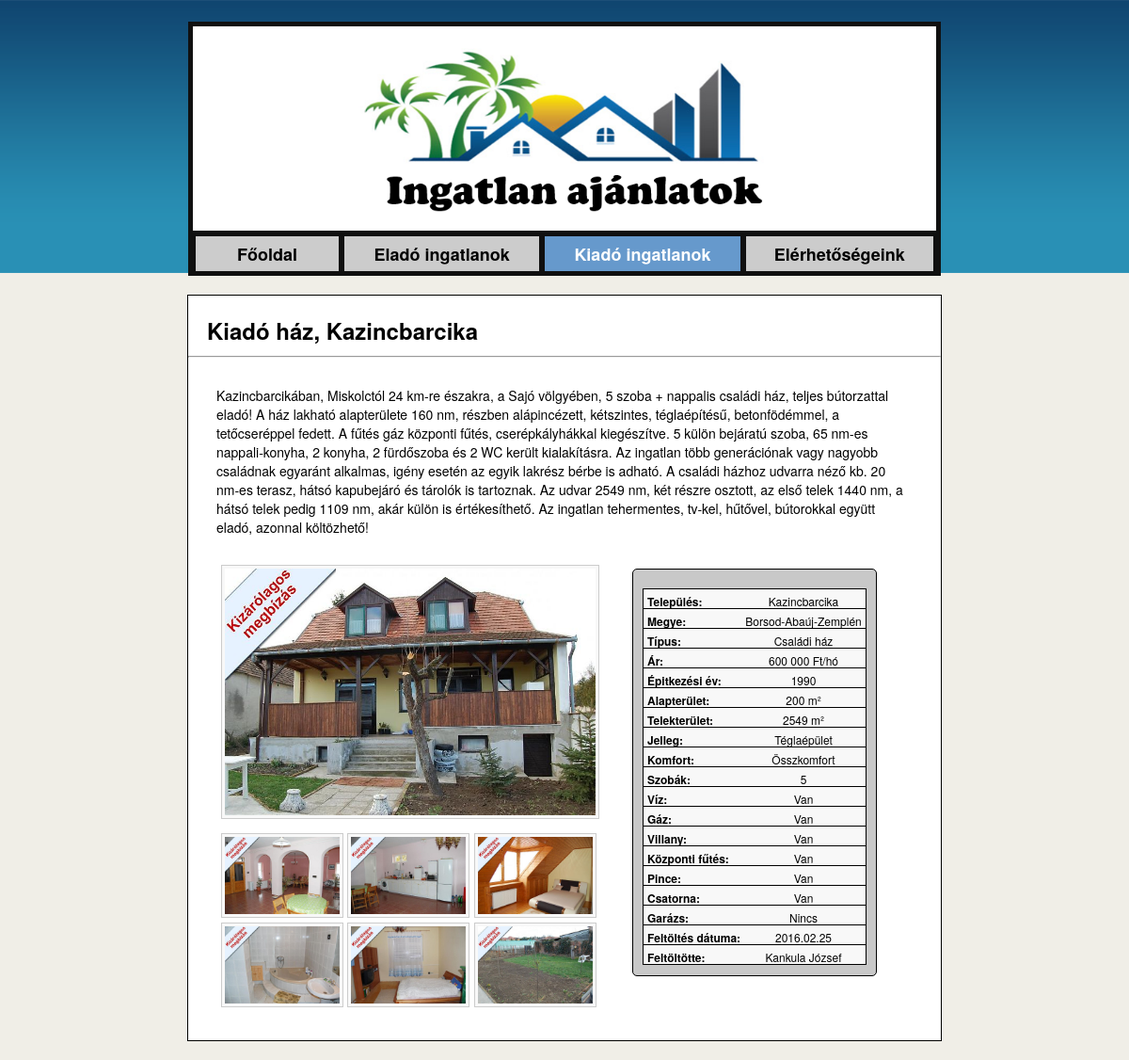
/ingatlanok/ingatlan.php?id=4, run on the app's committed database.
### tables this page shows
CREATE TABLE IF NOT EXISTS `ikinalat` (
  `ingatlan_id` smallint(5) NOT NULL AUTO_INCREMENT,
  `szandek_sz` tinyint(1) NOT NULL,
  `tipus_sz` tinyint(1) NOT NULL,
  `telepules_sz` tinyint(2) NOT NULL,
  `ar` int(10) NOT NULL,
  `ev` smallint(4) NOT NULL,
  `alapt` smallint(5) NOT NULL,
  `telekt` mediumint(6) NOT NULL,
  `jelleg_sz` tinyint(1) NOT NULL,
  `komfort_sz` tinyint(1) NOT NULL,
  `szoba` tinyint(2) NOT NULL,
  `leiras` text NOT NULL,
  `datum` date NOT NULL,
  `admin_sz` tinyint(1) NOT NULL,
  PRIMARY KEY (`ingatlan_id`)
);

CREATE TABLE IF NOT EXISTS `iszandek` (
  `szandek_id` tinyint(1) NOT NULL AUTO_INCREMENT,
  `szandek` varchar(5) NOT NULL,
  PRIMARY KEY (`szandek_id`)
);

CREATE TABLE IF NOT EXISTS `itipus` (
  `tipus_id` tinyint(1) NOT NULL AUTO_INCREMENT,
  `tipus` varchar(15) NOT NULL,
  PRIMARY KEY (`tipus_id`)
);

CREATE TABLE IF NOT EXISTS `itelepules` (
  `telepules_id` tinyint(2) NOT NULL AUTO_INCREMENT,
  `telepules` varchar(40) NOT NULL,
  `megye` varchar(40) NOT NULL,
  PRIMARY KEY (`telepules_id`)
);

CREATE TABLE IF NOT EXISTS `ikepek` (
  `ingatlan_sz_kep` smallint(5) NOT NULL,
  `kepek` varchar(40) NOT NULL,
  UNIQUE KEY `kepek` (`kepek`)
);

CREATE TABLE IF NOT EXISTS `ijelleg` (
  `jelleg_id` tinyint(1) NOT NULL AUTO_INCREMENT,
  `jelleg` varchar(20) NOT NULL,
  PRIMARY KEY (`jelleg_id`)
);

CREATE TABLE IF NOT EXISTS `ikomfort` (
  `komfort_id` tinyint(1) NOT NULL AUTO_INCREMENT,
  `komfort` varchar(20) NOT NULL,
  PRIMARY KEY (`komfort_id`)
);

### ingatlanok/mysqli_burkolo.php (called while the page is built, shortened)
<?php
function DB_query($sql){
    $result = mysqli_query($GLOBALS["DB_connection"], $sql);
    return $result;
}
function DB_fetch_assoc($result){
    if (is_object($result)){
        return mysqli_fetch_assoc($result);
    }
    else{
        print 'DB_fetch_assoc : hibás argumentum!<br />';
        return false;
    }
}
function DB_getrows($sql){
    $result = DB_query($sql);
    $table = array();
    while ($row = DB_fetch_assoc($result)){
        $table[] = $row;
    }
    return $table;
}
?>

### ingatlanok/ingatlan.php (the view, shortened to what this page needs)
<?php
include "mysqli_burkolo.php";
$id=$_GET["id"];
$ingatlan = DB_getrows("
SELECT szandek, tipus, telepules, megye, ar, ev, alapt, telekt, jelleg, komfort, szoba, leiras, datum, nev
FROM ikinalat, iszandek, itipus, itelepules, ijelleg, ikomfort, admin
WHERE szandek_sz = szandek_id AND tipus_sz = tipus_id AND telepules_sz = telepules_id
AND jelleg_sz = jelleg_id AND komfort_sz = komfort_id AND admin_sz = admin_id AND ingatlan_id = ".$id."
");
$kep = DB_getrows("
SELECT kepek FROM ikepek
WHERE ingatlan_sz_kep = ".$id." AND kepek LIKE '%1.jpg'
");
$kepek = DB_getrows("
SELECT kepek FROM ikepek
WHERE ingatlan_sz_kep = ".$id." AND kepek NOT LIKE '%1.jpg'
");
$felsz = DB_getrows("
SELECT felszereltseg FROM ifelszereltseg, if_kapcsolat
WHERE ingatlan_sz_fel = ".$id." AND felszereltseg_sz = felszereltseg_id
");
$felszereltseg =  array("víz" => false, "gáz" => false, "villany" => false, "központi fűtés" => false,
						"pince" => false, "csatorna" => false, "garázs" => false);
foreach($felsz as $val => $ertek){
	$felszereltseg[$ertek["felszereltseg"]] = true;
}
?>
<!DOCTYPE html>
<html>
	<head>
	<link rel="stylesheet" href="alap1.css">
	<link rel="stylesheet" href="slimbox/css/slimbox2.css" type="text/css" media="screen" />
	</head>
	<body>
		<div id="fejlec">
			<img id="logo" src="kepek/ingatlankep.png" alt="ingatlanos kép">
			<div id="menu" >
				<ul>
					<li><a href="index.php"><b>Főoldal</b></a></li>
					<?php
					if ($ingatlan[0]["szandek"]=="eladó"){
						$a= 'class="aktOldal"'; $b=''; }
					else{ $a= ''; $b='class="aktOldal"'; }
					print '
					<li '.$a.'><a href="elado.php"><b>Eladó ingatlanok</b></a></li>
					<li '.$b.'><a href="kiado.php"><b>Kiadó ingatlanok</b></a></li>';
					?>
					<li><a href="elerhetoseg.php"><b>Elérhetőségeink</b></a></li>
				</ul>
			</div>
		</div>
		<div id="tartalom">
			<div id="resz2">
				<h2>
				<?php
					print ucfirst($ingatlan[0]["szandek"])." ".
					$ingatlan[0]["tipus"].", ".$ingatlan[0]["telepules"];
				?>
				</h2>
			</div>
			<hr>
			<div id=ingatlanInfo>
				<div id=ingatlanLeiras>
				<?php
				print $ingatlan[0]["leiras"];
				?>
				</div>
				<div id=ingatlanKepek>
					<?php
					print '
					<a href="'.$kep[0]["kepek"].'" rel="lightbox-cats"
					title="'.ucfirst($ingatlan[0]["szandek"])." ".$ingatlan[0]["tipus"].", ".$ingatlan[0]["telepules"].'">
						<img src="'.$kep[0]["kepek"].'" alt="Click!">
					</a>';
					?>
					<div id=tobbiKep>
						<?php
						foreach($kepek as $kep){
						print '
						<a href="'.$kep["kepek"].'" rel="lightbox-cats"
						title="'.ucfirst($ingatlan[0]["szandek"])." ".$ingatlan[0]["tipus"].", ".$ingatlan[0]["telepules"].'">
							<img src="'.$kep["kepek"].'" alt="Click!">
						</a>';
						}
						?>
					</div>
				</div>
				<div id=ingatlanAdatok>
					<ul>
						<li>
							<span> Település: </span>
							<?php print $ingatlan[0]["telepules"]; ?>
						</li>
						<li>
							<span> Megye: </span>
							<?php print $ingatlan[0]["megye"]; ?>
						</li>
						<li>
							<span> Típus: </span>
							<?php
							if ($ingatlan[0]["tipus"]=="ház") print "Családi ház";
							else print mb_ucfirst($ingatlan[0]["tipus"]);
							?>
						</li>
						<li>
							<span> Ár: </span>
							<?php
							$ar = number_format($ingatlan[0]["ar"], 0 , ' , ' ,  ' ');
							print $ar;
							if ($ingatlan[0]["szandek"]=="eladó") print " Ft";
							else print " Ft/hó";
							?>
						</li>
						<li>
							<span> Épitkezési év: </span>
							<?php
							if ($ingatlan[0]["ev"]==0) print "Nincs";
							else print $ingatlan[0]["ev"];
							?>
						</li>
						<li>
							<span> Alapterület: </span>
							<?php print $ingatlan[0]["alapt"]." m²"; ?>
						</li>
						<li>
							<span> Telekterület: </span>
							<?php print $ingatlan[0]["telekt"]." m²"; ?>
						</li>
						<li>
							<span> Jelleg: </span>
							<?php print ucfirst($ingatlan[0]["jelleg"]); ?>
						</li>
						<li>
							<span> Komfort: </span>
							<?php print mb_ucfirst($ingatlan[0]["komfort"]); ?>
						</li>
						<li>
							<span> Szobák: </span>
							<?php
							if ($ingatlan[0]["szoba"]==0) print "Nincs";
							else print $ingatlan[0]["szoba"];
							?>
						</li>
						<?php
						foreach($felszereltseg as $val => $van){
							print '
							<li>
								<span> '.ucfirst($val).': </span>';
							if ($van==true)	print " Van </li>";
							else print " Nincs </li>";
						}
						?>
						<li>
							<span> Feltöltés dátuma: </span>
							<?php
							$datum = date_create($ingatlan[0]["datum"]);
							print date_format($datum, 'Y.m.d');
							?>
						</li>
						<li>
							<span> Feltöltötte: </span>
							<?php print $ingatlan[0]["nev"]; ?>
						</li>
					</ul>
				</div>
			</div>
		</div>
	</body>
</html>

### ingatlanok/alap1.css (style rules this page uses)
body { color: black; background: #f0eee7 url('kepek/kekhatter.png') repeat-x 0 -1px; font-family: 'Helvetica Neue', Helvetica, Arial, sans-serif; font-size: 16px; }
a { text-decoration: none; color: black; }
ul { list-style-type: none; }
#fejlec { width: 800px; background: white; border: 5px solid #101010; position: relative; margin: 0 auto; margin-top: 23px; }
#logo { width: 450px; margin-left: 175px; }
#menu { display: table; width: 100%; height: 40px; background-color: #101010; padding-top: 6px; }
#menu ul { display: table-row; width: 100%; }
#menu ul li { display: table-cell; width:27%; }
#menu ul li:first-child { width: 20%; }
#menu ul li a { display: block; background: #ccc; color: black; font-size: 18px; text-align: center; text-decoration: none; border-left: 3px solid #101010; border-right: 3px solid #101010; padding: 5px 0; }
#menu ul li.aktOldal a { color: white; background: #69c; }
#tartalom { position: relative; background: white; border: 1px solid black; width: 802px; margin: 20px auto; padding: 10px 0px; overflow: auto; }
#resz2, #rendezes { margin: 10px 0px 10px 20px; }
#ingatlanInfo { margin: 20px; overflow: auto; }
#ingatlanLeiras { width: 100%; font-size: 14px; margin-bottom: 20px; padding: 10px 20px 10px 10px; }
#ingatlanKepek { float: left; width: 402px; margin-left: 15px; }
#ingatlanKepek img { width: 100%; height: 270px; background-color: #F8F8F8; border: 1px solid #CCCCCC; padding: 3px; }
#tobbiKep { margin-top: 10px; }
#tobbiKep img { width: 130px; height: 90px; }
#ingatlanAdatok { width: 260px; float: left; font-size: 12px; background-color: #C8C8C8; border: 1px solid black; border-radius: 5px; margin: 4px 35px; padding: 10px; padding-top: 20px; }
#ingatlanAdatok li { height: 22px; text-align: center; background-color: #F8F8F8; border: 1px solid black; margin-bottom: -1px; padding: 4px 0 0 4px; }
#ingatlanAdatok li span { display: block; float: left; text-align: left; font-weight: bold; width: 100px; }

### data on the page
ikinalat: iszandek.szandek "Kiadó", itipus.tipus "ház", itelepules.telepules "Kazincbarcika", leiras "Kazincbarcikában, Miskolctól 24 km-re északra, a Sajó völgyében, 5 szoba + nappalis családi ház, teljes bútorzattal eladó! A ház lakható alapterülete 160 nm, részben alápincézett, kétszintes, téglaépítésű, betonfödémmel, a tetőcseréppel fedett. A fűtés gáz központi fűtés, cserépkályhákkal kiegészítve. 5 külön bejáratú szoba, 65 nm-es nappali-konyha, 2 konyha, 2 fürdőszoba és 2 WC került kialakításra. Az ingatlan több generációnak vagy nagyobb családnak egyaránt alkalmas, igény esetén az egyik lakrész bérbe is adható. A családi házhoz udvarra néző kb. 20 nm-es terasz, hátsó kapubejáró és tárolók is tartoznak. Az udvar 2549 nm, két részre osztott, az első telek 1440 nm, a hátsó telek pedig…", itelepules.megye "Borsod-Abaúj-Zemplén", ar "600 000", ev "1990", alapt "200", telekt "2549", ijelleg.jelleg "Téglaépület", ikomfort.komfort "Összkomfort", szoba "5", datum "2016.02.25", admin.nev "Kankula József"
ikepek: kepek (picture)
ikepek: kepek (picture)
ikepek: kepek (picture)
ikepek: kepek (picture)
ikepek: kepek (picture)
ikepek: kepek (picture)
ikepek: kepek (picture)

### other printed values
$val "Víz"
$val "Gáz"
$val "Villany"
$val "Központi fűtés"
$val "Pince"
$val "Csatorna"
$val "Garázs"
